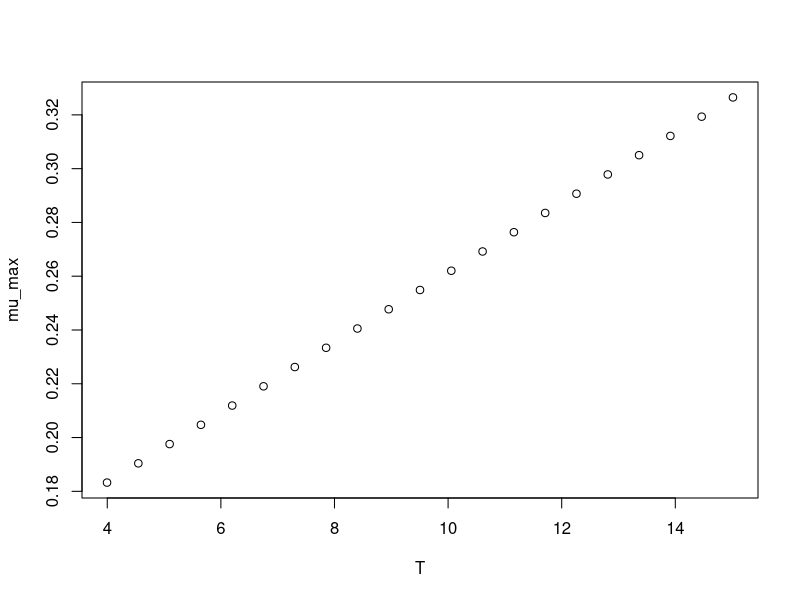

Here is the R script that generated this plot:
#############################
# start of Parameter script
#############################
T <- seq(3.996003996004,15.015,length.out=21)
#############################
# end of Parameter script
#############################
############################# 
# start of Model script Gropin ID 1322 
#############################
 
# constant coefficients for this model
 
variables <- data.frame(T)
argumentsPar <- expand.grid(variables)
 
# heart of the model
response_surface <- function(T) {
   mumax <-0.013*(T+10.1)

return(mumax=mumax)
} 

# output parameters
mumax <- cbind(argumentsPar,response_surface(argumentsPar['T']))
colnames(mumax) <- c(colnames(argumentsPar),'mumax')
#############################
# End of Model script
#############################
############################# 
# start of Visualisation script Gropin ID 1322 
#############################
plot(T,mumax$mumax,
                          xlab='T',
                          ylab='mu_max')
#############################
# End of Visualisation script
#############################
